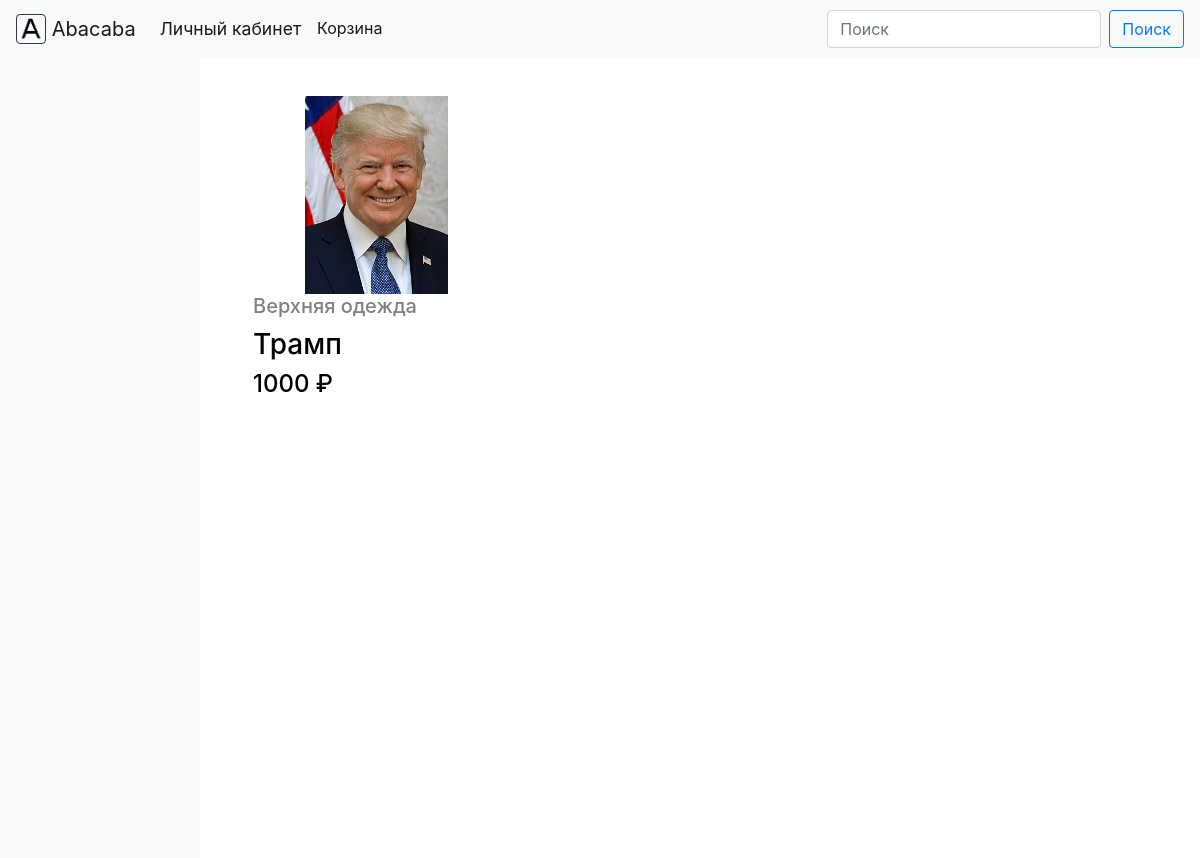
The app's page /, older data.
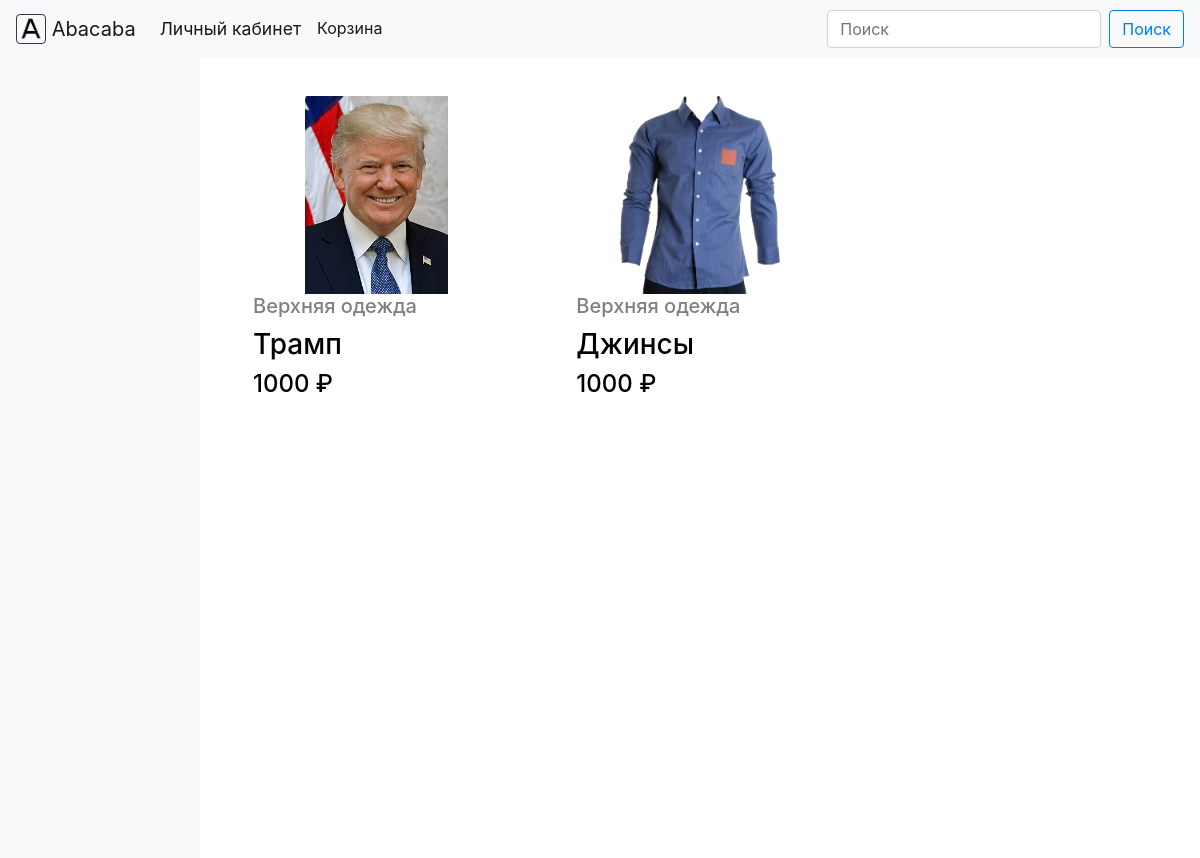
The same page, newer data.
### core/models.py (models this page shows, shortened)
class Product(models.Model):
    id = models.AutoField(primary_key=True)
    name = models.TextField()
    price = models.IntegerField(validators=[MinValueValidator(0)])
    rating = models.FloatField(blank=True,
                               null=True,
                               validators=[MinValueValidator(0), MaxValueValidator(5)])
    categories = models.ManyToManyField(to=Category,
                                        blank=True,
                                        related_name='products')
    main_category = models.ForeignKey(to=Category,
                                      blank=True,
                                      null=True,
                                      on_delete=models.SET_NULL)

class Image(models.Model):
    id = models.AutoField(primary_key=True)
    image = models.ImageField(upload_to='images',
                              null=True)
    description = models.TextField(null=True,
                                   blank=True)
    stock_product = models.ForeignKey(to=StockProduct,
                                      on_delete=models.CASCADE,
                                      related_name='images',
                                      null=True,
                                      blank=True)
    product = models.OneToOneField(Product,
                                   on_delete=models.SET_NULL,
                                   null=True,
                                   blank=True,
                                   related_name='image')

class Category(models.Model):
    id = models.AutoField(primary_key=True)
    name = models.TextField()
    parent_category = models.ForeignKey('self',
                                        on_delete=models.CASCADE,
                                        blank=True,
                                        null=True,
                                        related_name='child_categories')

### core/views.py (the view)
# urls.py: path('', views.index_page, name='home'),
def index_page(request):
    context = dict()
    if 'category_id' in request.GET:
        category_id = request.GET.get('category_id')
        if Category.objects.filter(id=category_id).exists():
            category = Category.objects.get(id=category_id)
        else:
            return e_handler500(request)
        context['is_category'] = True
        context['category_name'] = category.name
    else:
        category_id = None
        context['is_category'] = False
    if 'text' in request.GET:
        text = request.GET.get('text')
        context['search_query'] = text
        context['is_search'] = True
    else:
        text = None
        context['is_search'] = False
    context['products'] = return_products(category_id=category_id, search_query=text)
    if len(context['products']) == 0:
        context['is_empty'] = True
    else:
        context['is_empty'] = False
    return render(request, 'index.html', context)

### core/views.py (called while the page is built, shortened)
def return_products(category_id=None, search_query=None):  # #Возвращает список продуктов для главной страницы
    if category_id is None and search_query is None:
        return Product.objects.all()

### core/templates/index.html
{% extends "base.html" %}
{% block content %}
<div class="container-fluid" style="padding:0px;">
    <div class="row no-gutters">
        {% include 'sidebar.html' %}
        <div class="col-sm-10">
            {% include 'items.html' %}
        </div>
    </div>
</div>
{% endblock %}

### core/templates/product_preview.html
<div class="col-xl-4 col-md-6 col-xs-12" style="margin-bottom: 10px;">
    <a id="prod_preview_block" class="thumbnail" href='/products?id={{product.id}}'>
        <div class="square-box">
            <img class="img-fluid centered-div" src="{{product.image.image.url}}" alt="Product">
        </div>
        <div class="caption">
            {% if product.main_category %}
            <h5 style="margin-bottom:0px; color:gray;">{{ product.main_category.name }}</h5>
            {% else %}
            <h5 style="margin-bottom:0px; color:gray;">Без категории</h5>
            {% endif %}
            <h3 style="margin-top:10px;">{{ product.name }}</h3>
            <h4>{{ product.price }} ₽</h4>
        </div>
    </a>
</div>

Row changes from the older to the newer data that the page shows:
added Product: image.image (picture), main_category.name "Верхняя одежда", name "Джинсы", price "1000"
